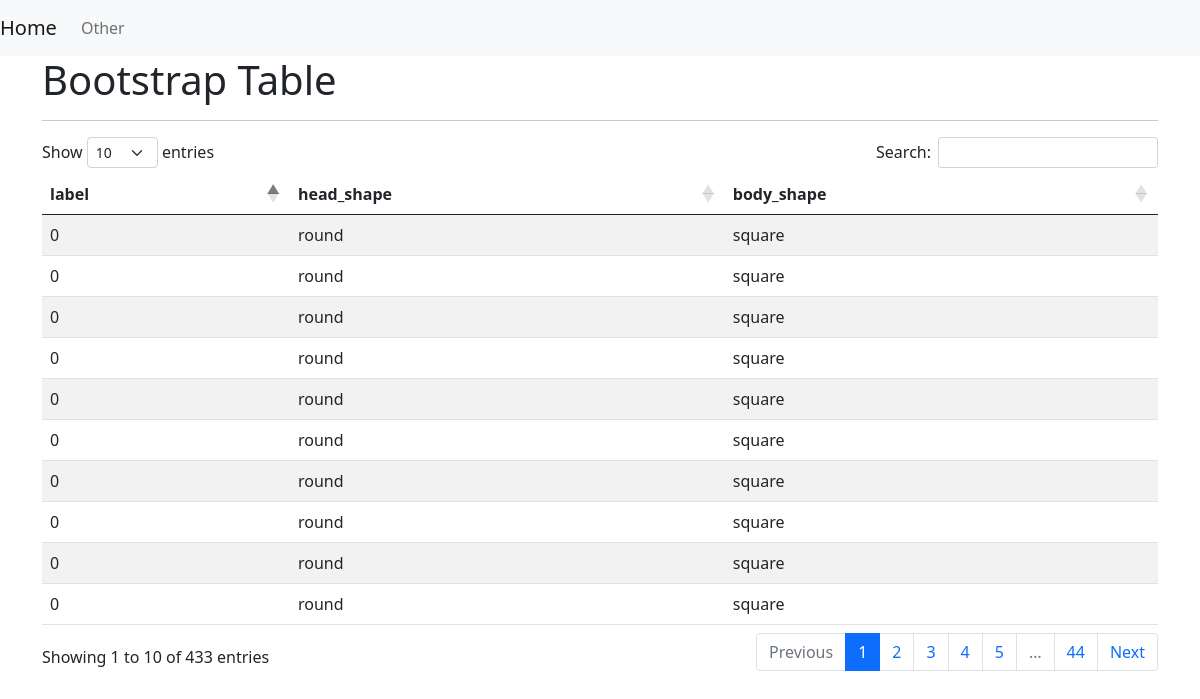
The app's page /financial with its own data.
### tables this page shows
CREATE TABLE monks1(
        label TEXT NOT NULL,
        head_shape TEXT NOT NULL,
        body_shape TEXT NOT NULL,
        is_smiling TEXT NOT NULL,
        holding TEXT NOT NULL,
        jacket_color TEXT NOT NULL,
        has_tie TEXT NOT NULL
);

### app.py (the view)
@app.route('/financial')
def table():
    conn = get_db_connection()
    monks1 = conn.execute('SELECT * FROM monks1').fetchall()
    conn.close()
    return render_template('table.html', title='Bootstrap Table',
                           monks1=monks1)

### app.py (called while the page is built)
def get_db_connection():
    conn = sqlite3.connect('database.db')
    conn.row_factory = sqlite3.Row
    return conn

### templates/table.html (shortened to what this page needs)
{% extends "table_base.html" %}
{% block content %}
  <table id="data" class="table table-striped">
    <thead>
      <tr>
        <th>label</th>
        <th>head_shape</th>
        <th>body_shape</th>
      </tr>
    </thead>
    <tbody>
      {% for monk in monks1 %}
        <tr>
          <td>{{ monk.label }}</td>
          <td>{{ monk.head_shape }}</td>
          <td>{{ monk.body_shape }}</td>
        </tr>
      {% endfor %}
    </tbody>
  </table>
{% endblock %}

### templates/table_base.html (shortened to what this page needs)
<!doctype html>
<html>
  <head>
    <link href="https://cdn.jsdelivr.net/npm/bootstrap@5.0.1/dist/css/bootstrap.min.css" rel="stylesheet">
    <link rel="stylesheet" type="text/css" href="https://cdn.datatables.net/1.10.25/css/dataTables.bootstrap5.css">
  </head>
  <body>
    <nav class="navbar navbar-expand-md navbar-light bg-light">
        <a class="navbar-brand" href="{{ url_for('index')}}">Home</a>
        <div class="collapse navbar-collapse" id="navbarNav">
            <ul class="navbar-nav">
            <li class="nav-item active">
                <a class="nav-link" href="/financial">Other</a>
            </li>
            </ul>
        </div>
    </nav>
    <div class="container">
      <h1>{{ title }}</h1>
      <hr>
      {% block content %}{% endblock %}
    </div>
  </body>
</html>

### records on screen
monks1: label "0", head_shape "round", body_shape "square"
monks1: label "0", head_shape "round", body_shape "square"
monks1: label "0", head_shape "round", body_shape "square"
monks1: label "0", head_shape "round", body_shape "square"
monks1: label "0", head_shape "round", body_shape "square"
monks1: label "0", head_shape "round", body_shape "square"
monks1: label "0", head_shape "round", body_shape "square"
monks1: label "0", head_shape "round", body_shape "square"
monks1: label "0", head_shape "round", body_shape "square"
monks1: label "0", head_shape "round", body_shape "square"

### other values on screen
{{ title }} "Bootstrap Table"
